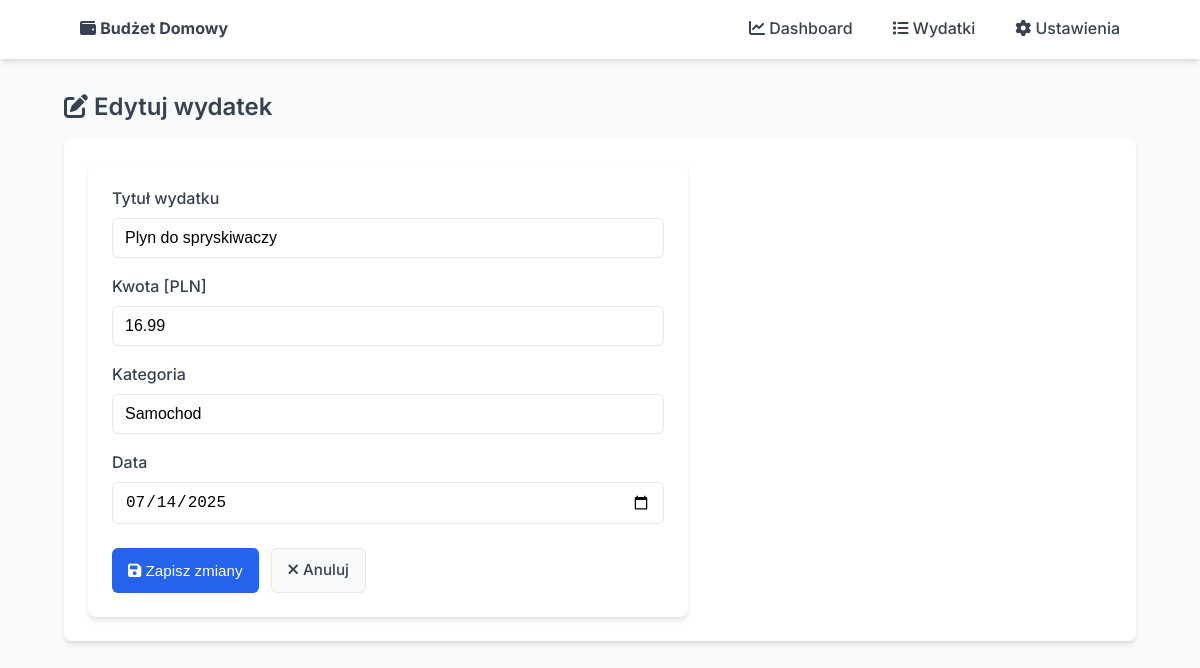
The app's page /edit/14 with its own data.
### models.py (models this page shows, shortened)
class Expense(db.Model):
    __tablename__ = 'expenses'
    id = db.Column(db.Integer, primary_key=True)
    title = db.Column(db.String(100), nullable=False)
    amount = db.Column(db.Float, nullable=False)
    category = db.Column(db.String(50), nullable=False)
    date = db.Column(db.DateTime, default=datetime.utcnow, nullable=False)

### app.py (the view, shortened to what this page needs)
@env_app.route('/edit/<int:expense_id>', methods=['GET', 'POST'])
def edit_expense(expense_id):
    expense = Expense.query.get_or_404(expense_id)
    form = ExpenseForm(obj=expense)
    form.date.data = expense.date.date()
    return render_template('edit_expense.html', form=form, expense=expense)

### forms.py
class ExpenseForm(FlaskForm):
    title = StringField(
        'Tytuł wydatku',
        validators=[DataRequired(message='Wprowadź tytuł'), Length(max=100)]
    )
    amount = FloatField(
        'Kwota [PLN]',
        validators=[DataRequired(message='Wprowadź kwotę')]
    )
    category = StringField(
        'Kategoria',
        validators=[DataRequired(message='Wprowadź kategorię'), Length(max=50)]
    )
    date = DateField(
        'Data',
        default=date.today,
        format='%Y-%m-%d',
        validators=[DataRequired(message='Wprowadź datę')]
    )
    submit = SubmitField('Zapisz wydatek')

### app.py (called while the page is built)
@env_app.context_processor
def inject_current_year():
    return {'current_year': datetime.now().year}

### templates/edit_expense.html (shortened to what this page needs)
{% extends 'base.html' %}
{% block content %}
<h2><i class="fas fa-edit"></i> Edytuj wydatek</h2>
<div class="card">
    <form method="POST">
        <div class="form-group">
            <label>{{ form.title.label }}</label>
            {{ form.title(size=32, class="form-control") }}
        </div>
        <div class="form-group">
            <label>{{ form.amount.label }}</label>
            {{ form.amount(class="form-control") }}
        </div>
        <div class="form-group">
            <label>{{ form.category.label }}</label>
            {{ form.category(class="form-control") }}
        </div>
        <div class="form-group">
            <label>{{ form.date.label }}</label>
            {{ form.date(class="form-control", type="date") }}
        </div>
        <div class="buttons-row">
            <button type="submit" class="btn btn-primary">
                <i class="fas fa-save"></i> Zapisz zmiany
            </button>
            <a href="{{ url_for('view_expenses') }}" class="btn btn-secondary">
                <i class="fas fa-times"></i> Anuluj
            </a>
        </div>
    </form>
</div>
{% endblock %}

### static/style.css (style rules this page uses)
:root { --primary: #2563eb; --primary-dark: #1d4ed8; --success: #10b981; --danger: #ef4444; --warning: #f59e0b; --text: #374151; --text-light: #6b7280; --bg: #f9fafb; --bg-card: #ffffff; --border: #e5e7eb; --border-focus: #93c5fd; --shadow: 0 4px 6px -1px rgba(0, 0, 0, 0.1), 0 2px 4px -1px rgba(0, 0, 0, 0.06); }
* { box-sizing: border-box; margin: 0; padding: 0; }
body { font-family: 'Inter', 'Segoe UI', -apple-system, BlinkMacSystemFont, sans-serif; line-height: 1.5; color: var(--text); background-color: var(--bg); padding-bottom: 40px; }
h1, h2, h3, h4 { margin-bottom: 16px; font-weight: 600; line-height: 1.3; }
h2 { font-size: 1.5rem; color: var(--text); }
a { color: var(--primary); text-decoration: none; transition: color 0.2s ease-in-out; }
.card { background: var(--bg-card); border-radius: 8px; padding: 24px; box-shadow: var(--shadow); margin-bottom: 24px; }
form { background: var(--bg-card); padding: 24px; border-radius: 8px; box-shadow: var(--shadow); max-width: 600px; }
.form-group { margin-bottom: 16px; }
form label { display: block; margin-bottom: 8px; font-weight: 500; color: var(--text); }
form input, form select { width: 100%; padding: 10px 12px; border: 1px solid var(--border); border-radius: 6px; font-size: 1rem; transition: border 0.2s ease; }
.buttons-row { display: flex; gap: 12px; margin-top: 24px; }
.btn { display: inline-block; padding: 10px 16px; border-radius: 6px; font-weight: 500; text-align: center; cursor: pointer; transition: all 0.2s ease; font-size: 0.95rem; border: none; }
.btn-primary { background-color: var(--primary); color: white; }
.btn-secondary { background-color: var(--bg); color: var(--text); border: 1px solid var(--border); }

### records on screen
Expense: title "Plyn do spryskiwaczy", amount "16.99", category "Samochod", date "07/14/2025"
